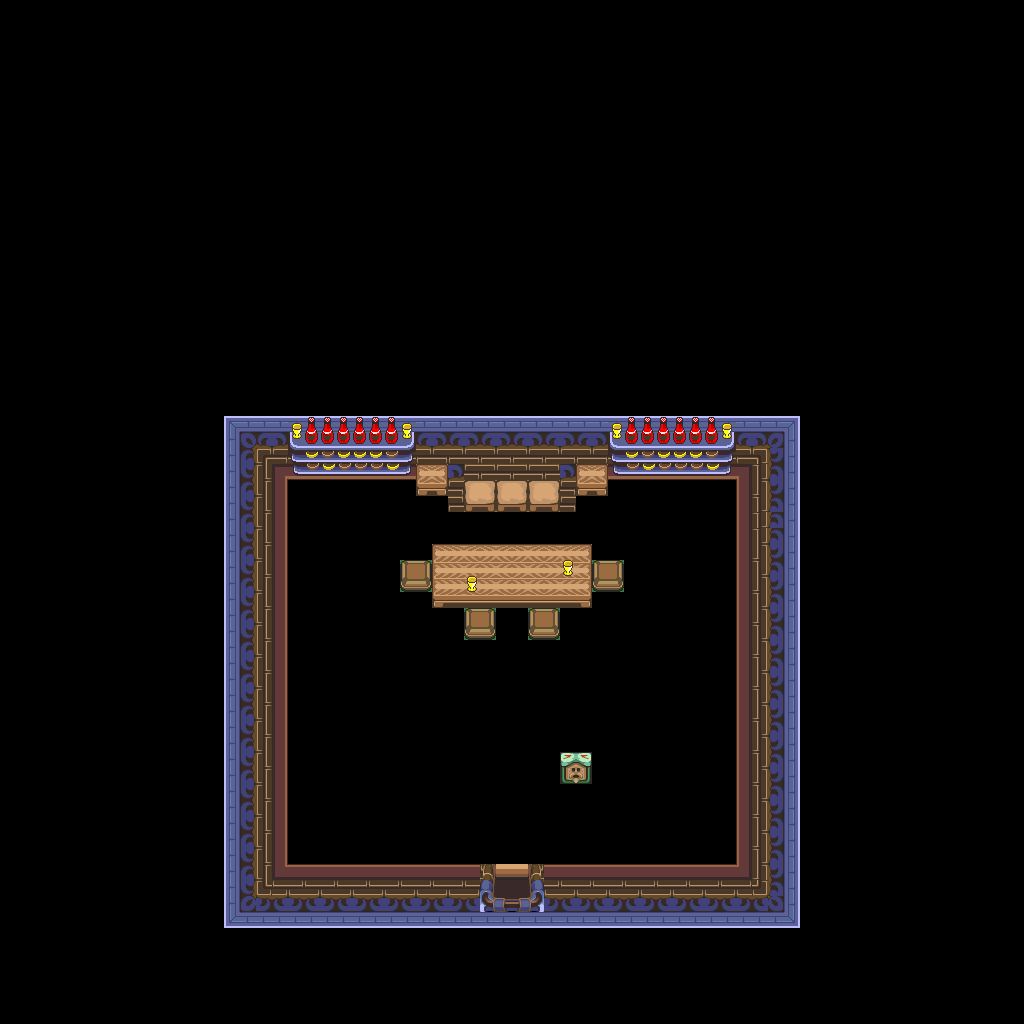

Tiled map render using the project's own tile images. Description and the map definition, with tile-layer contents summarised, below:
An orthogonal 64x64 tile map with 16x16 px tiles, 1 tile layer (base), 1 hidden layer not drawn and 31 objects.

<map version="1.10" tiledversion="1.12.1" orientation="orthogonal" renderorder="right-down" width="64" height="64" tilewidth="16" tileheight="16" infinite="0" nextlayerid="3" nextobjectid="32">
 <tileset firstgid="1" source="../classiciphone_pics4.tsx" />
 <layer id="1" name="base" width="64" height="64">
  <data>[4096 cells, 3504 non-empty, 93 distinct tile ids]</data>
 </layer>
 <layer id="2" name="collision" width="64" height="64" visible="0">
  <properties><property name="collision" value="true" /></properties>
  <data>[4096 cells, 3396 non-empty, 1 distinct tile ids]</data>
 </layer>
 <objectgroup id="3" name="npcs">
  <object id="1" x="448.0" y="448.0" width="16" height="16">
   <properties>
    <property name="gani" value="bluecouch.png" />
    <property name="script" type="string">-- Auto-converted from GraalScript
-- if (playerenters) { drawunderplayer; dontblock}</property>
   </properties>
  </object>
  <object id="2" x="288.0" y="672.0" width="16" height="16">
   <properties>
    <property name="gani" value="bluebush.png" />
    <property name="script" type="string">-- Auto-converted from GraalScript
</property>
   </properties>
  </object>
  <object id="3" x="288.0" y="832.0" width="16" height="16">
   <properties>
    <property name="gani" value="bluebush.png" />
    <property name="script" type="string">-- Auto-converted from GraalScript
-- //NPC made by Tony Montana (Hack Corps)</property>
   </properties>
  </object>
  <object id="4" x="704.0" y="832.0" width="16" height="16">
   <properties>
    <property name="gani" value="bluebush.png" />
    <property name="script" type="string">-- Auto-converted from GraalScript
-- //NPC made by Tony Montana (Hack Corps)</property>
   </properties>
  </object>
  <object id="5" x="704.0" y="544.0" width="16" height="16">
   <properties>
    <property name="gani" value="bluebush.png" />
    <property name="script" type="string">-- Auto-converted from GraalScript
-- //NPC made by Tony Montana (Hack Corps)</property>
   </properties>
  </object>
  <object id="6" x="704.0" y="576.0" width="16" height="16">
   <properties>
    <property name="gani" value="bluebush.png" />
    <property name="script" type="string">-- Auto-converted from GraalScript
-- //NPC made by Tony Montana (Hack Corps)</property>
   </properties>
  </object>
  <object id="7" x="704.0" y="608.0" width="16" height="16">
   <properties>
    <property name="gani" value="bluebush.png" />
    <property name="script" type="string">-- Auto-converted from GraalScript
-- //NPC made by Tony Montana (Hack Corps)</property>
   </properties>
  </object>
  <object id="8" x="704.0" y="640.0" width="16" height="16">
   <properties>
    <property name="gani" value="bluebush.png" />
    <property name="script" type="string">-- Auto-converted from GraalScript
-- //NPC made by Tony Montana (Hack Corps)</property>
   </properties>
  </object>
  <object id="9" x="704.0" y="672.0" width="16" height="16">
   <properties>
    <property name="gani" value="bluebush.png" />
    <property name="script" type="string">-- Auto-converted from GraalScript
-- //NPC made by Tony Montana (Hack Corps)</property>
   </properties>
  </object>
  <object id="10" x="704.0" y="704.0" width="16" height="16">
   <properties>
    <property name="gani" value="bluebush.png" />
    <property name="script" type="string">-- Auto-converted from GraalScript
-- //NPC made by Tony Montana (Hack Corps)</property>
   </properties>
  </object>
  <object id="11" x="704.0" y="736.0" width="16" height="16">
   <properties>
    <property name="gani" value="bluebush.png" />
    <property name="script" type="string">-- Auto-converted from GraalScript
-- //NPC made by Tony Montana (Hack Corps)</property>
   </properties>
  </object>
  <object id="12" x="704.0" y="768.0" width="16" height="16">
   <properties>
    <property name="gani" value="bluebush.png" />
    <property name="script" type="string">-- Auto-converted from GraalScript
-- //NPC made by Tony Montana (Hack Corps)</property>
   </properties>
  </object>
  <object id="13" x="704.0" y="800.0" width="16" height="16">
   <properties>
    <property name="gani" value="bluebush.png" />
    <property name="script" type="string">-- Auto-converted from GraalScript
-- //NPC made by Tony Montana (Hack Corps)</property>
   </properties>
  </object>
  <object id="14" x="288.0" y="576.0" width="16" height="16">
   <properties>
    <property name="gani" value="bluebush.png" />
    <property name="script" type="string">-- Auto-converted from GraalScript
-- //NPC made by Tony Montana (Hack Corps)</property>
   </properties>
  </object>
  <object id="15" x="288.0" y="608.0" width="16" height="16">
   <properties>
    <property name="gani" value="bluebush.png" />
    <property name="script" type="string">-- Auto-converted from GraalScript
-- //NPC made by Tony Montana (Hack Corps)</property>
   </properties>
  </object>
  <object id="16" x="288.0" y="640.0" width="16" height="16">
   <properties>
    <property name="gani" value="bluebush.png" />
    <property name="script" type="string">-- Auto-converted from GraalScript
-- //NPC made by Tony Montana (Hack Corps)</property>
   </properties>
  </object>
  <object id="17" x="288.0" y="544.0" width="16" height="16">
   <properties>
    <property name="gani" value="bluebush.png" />
    <property name="script" type="string">-- Auto-converted from GraalScript
-- //NPC made by Tony Montana (Hack Corps)</property>
   </properties>
  </object>
  <object id="18" x="288.0" y="704.0" width="16" height="16">
   <properties>
    <property name="gani" value="bluebush.png" />
    <property name="script" type="string">-- Auto-converted from GraalScript
-- //NPC made by Tony Montana (Hack Corps)</property>
   </properties>
  </object>
  <object id="19" x="288.0" y="736.0" width="16" height="16">
   <properties>
    <property name="gani" value="bluebush.png" />
    <property name="script" type="string">-- Auto-converted from GraalScript
-- //NPC made by Tony Montana (Hack Corps)</property>
   </properties>
  </object>
  <object id="20" x="288.0" y="768.0" width="16" height="16">
   <properties>
    <property name="gani" value="bluebush.png" />
    <property name="script" type="string">-- Auto-converted from GraalScript
-- //NPC made by Tony Montana (Hack Corps)</property>
   </properties>
  </object>
  <object id="21" x="288.0" y="800.0" width="16" height="16">
   <properties>
    <property name="gani" value="bluebush.png" />
    <property name="script" type="string">-- Auto-converted from GraalScript
-- //NPC made by Tony Montana (Hack Corps)</property>
   </properties>
  </object>
  <object id="22" x="320.0" y="832.0" width="16" height="16">
   <properties>
    <property name="gani" value="bluebush.png" />
    <property name="script" type="string">-- Auto-converted from GraalScript
-- //NPC made by Tony Montana (Hack Corps)</property>
   </properties>
  </object>
  <object id="23" x="352.0" y="832.0" width="16" height="16">
   <properties>
    <property name="gani" value="bluebush.png" />
    <property name="script" type="string">-- Auto-converted from GraalScript
-- //NPC made by Tony Montana (Hack Corps)</property>
   </properties>
  </object>
  <object id="24" x="384.0" y="832.0" width="16" height="16">
   <properties>
    <property name="gani" value="bluebush.png" />
    <property name="script" type="string">-- Auto-converted from GraalScript
-- //NPC made by Tony Montana (Hack Corps)</property>
   </properties>
  </object>
  <object id="25" x="608.0" y="832.0" width="16" height="16">
   <properties>
    <property name="gani" value="bluebush.png" />
    <property name="script" type="string">-- Auto-converted from GraalScript
-- //NPC made by Tony Montana (Hack Corps)</property>
   </properties>
  </object>
  </objectgroup>
</map>
<!-- 6 of 31 objects omitted -->
